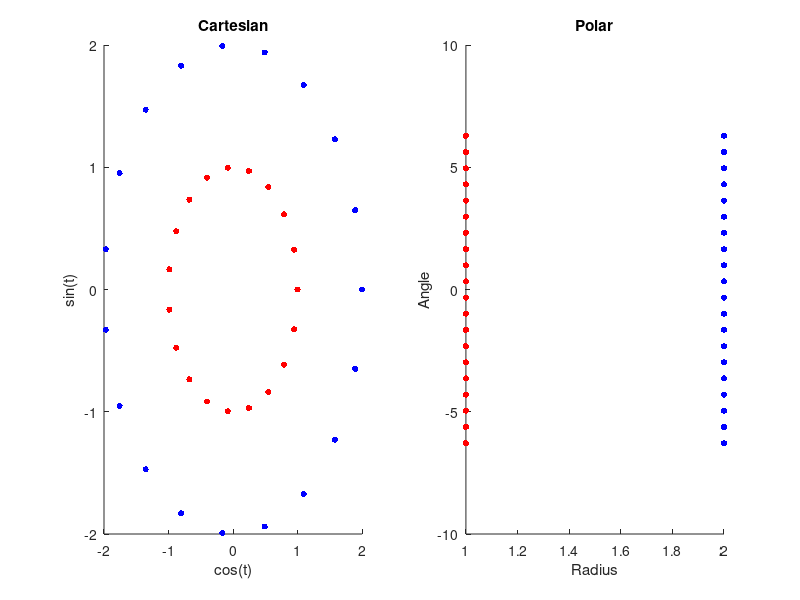

Reproduce this figure in MATLAB. (Note: this script raises an error after producing the figure.)
%% Script: NonLinear1
%
% Author: Elia Matsumoto
%
% Contact: elia.matsumoto@fgv.br
%
%% Reseting environment
rng('shuffle'); % Random seed
close all       % Close all figure
clear           % Clear workspace
clc             % Clear command window

%% Synthetic data: cartesian cordinates
t   = linspace(-2*pi,2*pi,20);
xc1 = [cos(t)'; 2*cos(t)'];
xc2 = [sin(t)'; 2*sin(t)'];

%% Class
nt  = length(t);
y   = [ones(nt,1);2*ones(nt,1)];
c   = [repmat([1 0 0],nt,1) ; repmat([0 0 1],nt,1)];

%% Plotting
subplot(1,2,1)
scatter(xc1,xc2,20,c,'filled')
title('Cartesian');
xlabel('cos(t)');
ylabel('sin(t)');

%% Polar coordinates
xp1 = y;
xp2 = [t'; t'];
subplot(1,2,2)
scatter(xp1,xp2,20,c,'filled')
title('Polar');
xlabel('Radius');
ylabel('Angle');
h = gca;
h.XLim = [0 3];